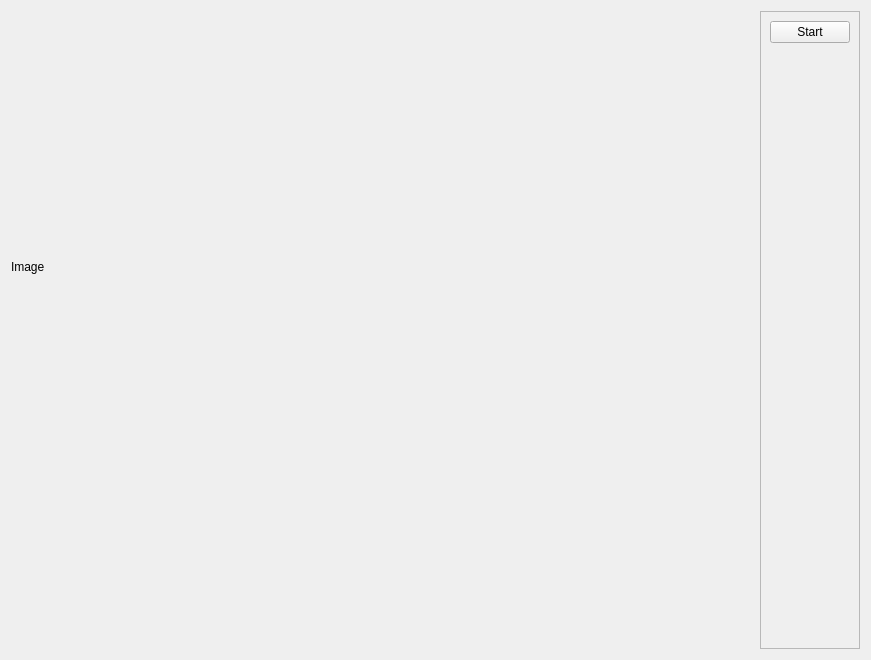
<?xml version="1.0" encoding="UTF-8"?>
<ui version="4.0">
 <class>local_guiDlg</class>
 <widget class="QWidget" name="local_guiDlg">
  <property name="geometry">
   <rect>
    <x>0</x>
    <y>0</y>
    <width>871</width>
    <height>660</height>
   </rect>
  </property>
  <property name="windowTitle">
   <string>Form</string>
  </property>
  <layout class="QVBoxLayout" name="verticalLayout_4">
   <item>
    <layout class="QHBoxLayout" name="horizontalLayout">
     <item>
      <layout class="QVBoxLayout" name="verticalLayout_3">
       <item>
        <widget class="QLabel" name="rgb_image">
         <property name="sizePolicy">
          <sizepolicy hsizetype="Minimum" vsizetype="Minimum">
           <horstretch>0</horstretch>
           <verstretch>0</verstretch>
          </sizepolicy>
         </property>
         <property name="minimumSize">
          <size>
           <width>512</width>
           <height>512</height>
          </size>
         </property>
         <property name="text">
          <string>Image</string>
         </property>
        </widget>
       </item>
       <item>
        <spacer name="verticalSpacer_2">
         <property name="orientation">
          <enum>Qt::Vertical</enum>
         </property>
         <property name="sizeHint" stdset="0">
          <size>
           <width>20</width>
           <height>40</height>
          </size>
         </property>
        </spacer>
       </item>
       <item>
        <spacer name="horizontalSpacer">
         <property name="orientation">
          <enum>Qt::Horizontal</enum>
         </property>
         <property name="sizeHint" stdset="0">
          <size>
           <width>40</width>
           <height>20</height>
          </size>
         </property>
        </spacer>
       </item>
      </layout>
     </item>
     <item>
      <widget class="QFrame" name="frame">
       <property name="frameShape">
        <enum>QFrame::StyledPanel</enum>
       </property>
       <property name="frameShadow">
        <enum>QFrame::Raised</enum>
       </property>
       <layout class="QVBoxLayout" name="verticalLayout_2">
        <item>
         <layout class="QVBoxLayout" name="verticalLayout">
          <item>
           <widget class="QPushButton" name="startButton">
            <property name="text">
             <string>Start</string>
            </property>
            <property name="checkable">
             <bool>true</bool>
            </property>
            <property name="checked">
             <bool>false</bool>
            </property>
           </widget>
          </item>
          <item>
           <spacer name="verticalSpacer">
            <property name="orientation">
             <enum>Qt::Vertical</enum>
            </property>
            <property name="sizeHint" stdset="0">
             <size>
              <width>20</width>
              <height>40</height>
             </size>
            </property>
           </spacer>
          </item>
         </layout>
        </item>
       </layout>
      </widget>
     </item>
    </layout>
   </item>
  </layout>
 </widget>
 <resources/>
 <connections/>
</ui>
